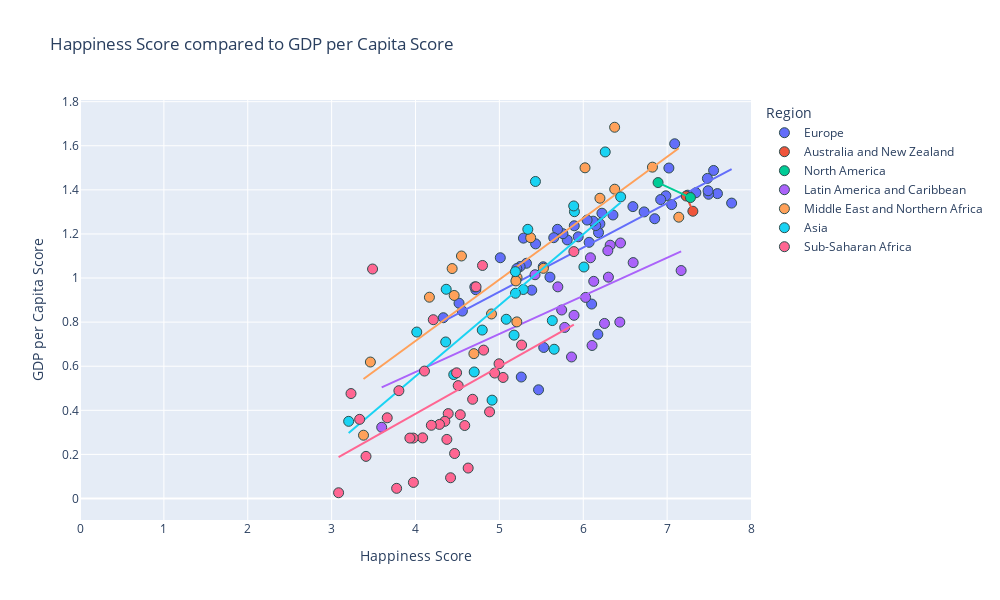

Notebook code cell kept with this figure:
### Code cell
#happiness score vs. gdp

#establish x and y values
x_values = merged_2019["Score"]
y_values = merged_2019["GDP per capita"]

#px.scatter
fig = px.scatter(merged_2019, x_values, y_values, color="Region", hover_name="Country or region",
                range_x=[0,8], title="Happiness Score compared to GDP per Capita Score",
                width= 1000, height =600, trendline="ols") # use trendline="ols" to see all lin reg equations

#set axes labels
fig.update_xaxes(title_text='Happiness Score')
fig.update_yaxes(title_text='GDP per Capita Score')

#formatting
#marker size and colors
fig.update_traces(marker=dict(size=10,
                              line=dict(width=1, 
                                        color='DarkSlateGrey')))


#linear regression
#use linregress from dependencies to inplement linear regression
(slope, intercept, rvalue, pvalue, stderr) = linregress(x_values, y_values)
regress_values = x_values * slope + intercept

#print out all variables calculated above (rvalue, pvalue...)
print(f"slope:{round(slope, 2)}")
print(f"intercept:{round(intercept,2)}")
res = sts.linregress(x_values, y_values)
print(f"R-squared: {res.rvalue**2:.4f}")


#print out line eq for reference
line_eq = (f"y={round(slope, 2)}x + {round(intercept, 2)}")
print(line_eq)

fig.show()

### Figure 1 — Plotly figure (JSON) as saved in the notebook; plotly's stock layout.template omitted (floating-point values rounded to 4 significant figures)
{"data": [{"hovertemplate": "<b>%{hovertext}</b><br><br>Region=Europe<br>Score=%{x}<br>GDP per capita=%{y}<extra></extra>", "hovertext": ["Finland", "Denmark", "Norway", "Iceland", "Netherlands", "Switzerland", "Sweden", "Austria", "Luxembourg", "United Kingdom", "Ireland", "Germany", "Belgium", "Czech Republic", "Malta", "France", "Spain", "Italy", "Slovakia", "Poland", "Uzbekistan", "Lithuania", "Slovenia", "Kosovo", "Romania", "Cyprus", "Latvia", "Estonia", "Kazakhstan", "Hungary", "Portugal", "Russia", "Serbia", "Moldova", "Montenegro", "Tajikistan", "Croatia", "Bosnia and Herzegovina", "Belarus", "Greece", "Kyrgyzstan", "Turkmenistan", "Azerbaijan", "Bulgaria", "Albania", "Armenia", "Georgia", "Ukraine"], "legendgroup": "Europe", "marker": {"color": "#636efa", "line": {"color": "DarkSlateGrey", "width": 1}, "size": 10, "symbol": "circle"}, "mode": "markers", "name": "Europe", "orientation": "v", "showlegend": true, "type": "scatter", "x": [7.769, 7.6, 7.554, 7.494, 7.488, 7.48, 7.343, 7.246, 7.09, 7.054, 7.021, 6.985, 6.923, 6.852, 6.726, 6.592, 6.354, 6.223, 6.198, 6.182, 6.174, 6.149, 6.118, 6.1, 6.07, 6.046, 5.94, 5.893, 5.809, 5.758, 5.693, 5.648, 5.603, 5.529, 5.523, 5.467, 5.432, 5.386, 5.323, 5.287, 5.261, 5.247, 5.208, 5.011, 4.719, 4.559, 4.519, 4.332], "xaxis": "x", "y": [1.34, 1.383, 1.488, 1.38, 1.396, 1.452, 1.387, 1.376, 1.609, 1.333, 1.499, 1.373, 1.356, 1.269, 1.3, 1.324, 1.286, 1.294, 1.246, 1.206, 0.745, 1.238, 1.258, 0.882, 1.162, 1.263, 1.187, 1.237, 1.173, 1.201, 1.221, 1.183, 1.004, 0.685, 1.051, 0.493, 1.155, 0.945, 1.067, 1.181, 0.551, 1.052, 1.043, 1.092, 0.947, 0.85, 0.886, 0.82], "yaxis": "y"}, {"hovertemplate": "<b>OLS trendline</b><br>GDP per capita = 0.200947 * Score + -0.0667705<br>R<sup>2</sup>=0.560369<br><br>Region=Europe<br>Score=%{x}<br>GDP per capita=%{y} <b>(trend)</b><extra></extra>", "legendgroup": "Europe", "marker": {"color": "#636efa", "line": {"color": "DarkSlateGrey", "width": 1}, "size": 10, "symbol": "circle"}, "mode": "lines", "name": "Europe", "showlegend": false, "type": "scatter", "x": [4.332, 4.519, 4.559, 4.719, 5.011, 5.208, 5.247, 5.261, 5.287, 5.323, 5.386, 5.432, 5.467, 5.523, 5.529, 5.603, 5.648, 5.693, 5.758, 5.809, 5.893, 5.94, 6.046, 6.07, 6.1, 6.118, 6.149, 6.174, 6.182, 6.198, 6.223, 6.354, 6.592, 6.726, 6.852, 6.923, 6.985, 7.021, 7.054, 7.09, 7.246, 7.343, 7.48, 7.488, 7.494, 7.554, 7.6, 7.769], "xaxis": "x", "y": [0.8037, 0.8413, 0.8493, 0.8815, 0.9402, 0.9798, 0.9876, 0.9904, 0.9956, 1.003, 1.016, 1.025, 1.032, 1.043, 1.044, 1.059, 1.068, 1.077, 1.09, 1.101, 1.117, 1.127, 1.148, 1.153, 1.159, 1.163, 1.169, 1.174, 1.175, 1.179, 1.184, 1.21, 1.258, 1.285, 1.31, 1.324, 1.337, 1.344, 1.351, 1.358, 1.389, 1.409, 1.436, 1.438, 1.439, 1.451, 1.46, 1.494], "yaxis": "y"}, {"hovertemplate": "<b>%{hovertext}</b><br><br>Region=Australia and New Zealand<br>Score=%{x}<br>GDP per capita=%{y}<extra></extra>", "hovertext": ["New Zealand", "Australia"], "legendgroup": "Australia and New Zealand", "marker": {"color": "#EF553B", "line": {"color": "DarkSlateGrey", "width": 1}, "size": 10, "symbol": "circle"}, "mode": "markers", "name": "Australia and New Zealand", "orientation": "v", "showlegend": true, "type": "scatter", "x": [7.307, 7.228], "xaxis": "x", "y": [1.303, 1.372], "yaxis": "y"}, {"hovertemplate": "<b>OLS trendline</b><br>GDP per capita = -0.873418 * Score + 7.68506<br>R<sup>2</sup>=1.000000<br><br>Region=Australia and New Zealand<br>Score=%{x}<br>GDP per capita=%{y} <b>(trend)</b><extra></extra>", "legendgroup": "Australia and New Zealand", "marker": {"color": "#EF553B", "line": {"color": "DarkSlateGrey", "width": 1}, "size": 10, "symbol": "circle"}, "mode": "lines", "name": "Australia and New Zealand", "showlegend": false, "type": "scatter", "x": [7.228, 7.307], "xaxis": "x", "y": [1.372, 1.303], "yaxis": "y"}, {"hovertemplate": "<b>%{hovertext}</b><br><br>Region=North America<br>Score=%{x}<br>GDP per capita=%{y}<extra></extra>", "hovertext": ["Canada", "United States"], "legendgroup": "North America", "marker": {"color": "#00cc96", "line": {"color": "DarkSlateGrey", "width": 1}, "size": 10, "symbol": "circle"}, "mode": "markers", "name": "North America", "orientation": "v", "showlegend": true, "type": "scatter", "x": [7.278, 6.892], "xaxis": "x", "y": [1.365, 1.433], "yaxis": "y"}, {"hovertemplate": "<b>OLS trendline</b><br>GDP per capita = -0.176166 * Score + 2.64713<br>R<sup>2</sup>=1.000000<br><br>Region=North America<br>Score=%{x}<br>GDP per capita=%{y} <b>(trend)</b><extra></extra>", "legendgroup": "North America", "marker": {"color": "#00cc96", "line": {"color": "DarkSlateGrey", "width": 1}, "size": 10, "symbol": "circle"}, "mode": "lines", "name": "North America", "showlegend": false, "type": "scatter", "x": [6.892, 7.278], "xaxis": "x", "y": [1.433, 1.365], "yaxis": "y"}, {"hovertemplate": "<b>%{hovertext}</b><br><br>Region=Latin America and Caribbean<br>Score=%{x}<br>GDP per capita=%{y}<extra></extra>", "hovertext": ["Costa Rica", "Mexico", "Chile", "Guatemala", "Panama", "Brazil", "Uruguay", "El Salvador", "Colombia", "Nicaragua", "Argentina", "Ecuador", "Jamaica", "Honduras", "Bolivia", "Paraguay", "Peru", "Dominican Republic", "Venezuela", "Haiti"], "legendgroup": "Latin America and Caribbean", "marker": {"color": "#ab63fa", "line": {"color": "DarkSlateGrey", "width": 1}, "size": 10, "symbol": "circle"}, "mode": "markers", "name": "Latin America and Caribbean", "orientation": "v", "showlegend": true, "type": "scatter", "x": [7.167, 6.595, 6.444, 6.436, 6.321, 6.3, 6.293, 6.253, 6.125, 6.105, 6.086, 6.028, 5.89, 5.86, 5.779, 5.743, 5.697, 5.425, 4.707, 3.597], "xaxis": "x", "y": [1.034, 1.07, 1.159, 0.8, 1.149, 1.004, 1.124, 0.794, 0.985, 0.694, 1.092, 0.912, 0.831, 0.642, 0.776, 0.855, 0.96, 1.015, 0.96, 0.323], "yaxis": "y"}, {"hovertemplate": "<b>OLS trendline</b><br>GDP per capita = 0.172799 * Score + -0.117916<br>R<sup>2</sup>=0.396579<br><br>Region=Latin America and Caribbean<br>Score=%{x}<br>GDP per capita=%{y} <b>(trend)</b><extra></extra>", "legendgroup": "Latin America and Caribbean", "marker": {"color": "#ab63fa", "line": {"color": "DarkSlateGrey", "width": 1}, "size": 10, "symbol": "circle"}, "mode": "lines", "name": "Latin America and Caribbean", "showlegend": false, "type": "scatter", "x": [3.597, 4.707, 5.425, 5.697, 5.743, 5.779, 5.86, 5.89, 6.028, 6.086, 6.105, 6.125, 6.253, 6.293, 6.3, 6.321, 6.436, 6.444, 6.595, 7.167], "xaxis": "x", "y": [0.5036, 0.6954, 0.8195, 0.8665, 0.8745, 0.8807, 0.8947, 0.8999, 0.9237, 0.9337, 0.937, 0.9405, 0.9626, 0.9695, 0.9707, 0.9743, 0.9942, 0.9956, 1.022, 1.121], "yaxis": "y"}, {"hovertemplate": "<b>%{hovertext}</b><br><br>Region=Middle East and Northern Africa<br>Score=%{x}<br>GDP per capita=%{y}<extra></extra>", "hovertext": ["Israel", "United Arab Emirates", "Saudi Arabia", "Qatar", "Bahrain", "Kuwait", "Libya", "Turkey", "Algeria", "Morocco", "Lebanon", "Jordan", "Palestinian Territories", "Iran", "Tunisia", "Iraq", "Egypt", "Syria", "Yemen"], "legendgroup": "Middle East and Northern Africa", "marker": {"color": "#FFA15A", "line": {"color": "DarkSlateGrey", "width": 1}, "size": 10, "symbol": "circle"}, "mode": "markers", "name": "Middle East and Northern Africa", "orientation": "v", "showlegend": true, "type": "scatter", "x": [7.139, 6.825, 6.375, 6.374, 6.199, 6.021, 5.525, 5.373, 5.211, 5.208, 5.197, 4.906, 4.696, 4.548, 4.461, 4.437, 4.166, 3.462, 3.38], "xaxis": "x", "y": [1.276, 1.503, 1.403, 1.684, 1.362, 1.5, 1.044, 1.183, 1.002, 0.801, 0.987, 0.837, 0.657, 1.1, 0.921, 1.043, 0.913, 0.619, 0.287], "yaxis": "y"}, {"hovertemplate": "<b>OLS trendline</b><br>GDP per capita = 0.278454 * Score + -0.399211<br>R<sup>2</sup>=0.722148<br><br>Region=Middle East and Northern Africa<br>Score=%{x}<br>GDP per capita=%{y} <b>(trend)</b><extra></extra>", "legendgroup": "Middle East and Northern Africa", "marker": {"color": "#FFA15A", "line": {"color": "DarkSlateGrey", "width": 1}, "size": 10, "symbol": "circle"}, "mode": "lines", "name": "Middle East and Northern Africa", "showlegend": false, "type": "scatter", "x": [3.38, 3.462, 4.166, 4.437, 4.461, 4.548, 4.696, 4.906, 5.197, 5.208, 5.211, 5.373, 5.525, 6.021, 6.199, 6.374, 6.375, 6.825, 7.139], "xaxis": "x", "y": [0.542, 0.5648, 0.7608, 0.8363, 0.843, 0.8672, 0.9084, 0.9669, 1.048, 1.051, 1.052, 1.097, 1.139, 1.277, 1.327, 1.376, 1.376, 1.501, 1.589], "yaxis": "y"}, {"hovertemplate": "<b>%{hovertext}</b><br><br>Region=Asia<br>Score=%{x}<br>GDP per capita=%{y}<extra></extra>", "hovertext": ["Taiwan", "Singapore", "Thailand", "South Korea", "Japan", "Pakistan", "Philippines", "Hong Kong", "Malaysia", "Mongolia", "Indonesia", "China", "Vietnam", "Bhutan", "Nepal", "Laos", "Cambodia", "Bangladesh", "Sri Lanka", "Myanmar", "India", "Afghanistan"], "legendgroup": "Asia", "marker": {"color": "#19d3f3", "line": {"color": "DarkSlateGrey", "width": 1}, "size": 10, "symbol": "circle"}, "mode": "markers", "name": "Asia", "orientation": "v", "showlegend": true, "type": "scatter", "x": [6.446, 6.262, 6.008, 5.895, 5.886, 5.653, 5.631, 5.43, 5.339, 5.285, 5.192, 5.191, 5.175, 5.082, 4.913, 4.796, 4.7, 4.456, 4.366, 4.36, 4.015, 3.203], "xaxis": "x", "y": [1.368, 1.572, 1.05, 1.301, 1.327, 0.677, 0.807, 1.438, 1.221, 0.948, 0.931, 1.029, 0.741, 0.813, 0.446, 0.764, 0.574, 0.562, 0.949, 0.71, 0.755, 0.35], "yaxis": "y"}, {"hovertemplate": "<b>OLS trendline</b><br>GDP per capita = 0.322463 * Score + -0.736221<br>R<sup>2</sup>=0.559441<br><br>Region=Asia<br>Score=%{x}<br>GDP per capita=%{y} <b>(trend)</b><extra></extra>", "legendgroup": "Asia", "marker": {"color": "#19d3f3", "line": {"color": "DarkSlateGrey", "width": 1}, "size": 10, "symbol": "circle"}, "mode": "lines", "name": "Asia", "showlegend": false, "type": "scatter", "x": [3.203, 4.015, 4.36, 4.366, 4.456, 4.7, 4.796, 4.913, 5.082, 5.175, 5.191, 5.192, 5.285, 5.339, 5.43, 5.631, 5.653, 5.886, 5.895, 6.008, 6.262, 6.446], "xaxis": "x", "y": [0.2966, 0.5585, 0.6697, 0.6717, 0.7007, 0.7794, 0.8103, 0.848, 0.9025, 0.9325, 0.9377, 0.938, 0.968, 0.9854, 1.015, 1.08, 1.087, 1.162, 1.165, 1.201, 1.283, 1.342], "yaxis": "y"}, {"hovertemplate": "<b>%{hovertext}</b><br><br>Region=Sub-Saharan Africa<br>Score=%{x}<br>GDP per capita=%{y}<extra></extra>", "hovertext": ["Mauritius", "Nigeria", "Cameroon", "Ghana", "Ivory Coast", "Benin", "Congo (Brazzaville)", "Gabon", "South Africa", "Senegal", "Niger", "Burkina Faso", "Guinea", "Kenya", "Mauritania", "Mozambique", "Congo (Kinshasa)", "Mali", "Sierra Leone", "Chad", "Ethiopia", "Swaziland", "Uganda", "Zambia", "Togo", "Liberia", "Comoros", "Madagascar", "Lesotho", "Burundi", "Zimbabwe", "Botswana", "Malawi", "Rwanda", "Tanzania", "Central African Republic"], "legendgroup": "Sub-Saharan Africa", "marker": {"color": "#FF6692", "line": {"color": "DarkSlateGrey", "width": 1}, "size": 10, "symbol": "circle"}, "mode": "markers", "name": "Sub-Saharan Africa", "orientation": "v", "showlegend": true, "type": "scatter", "x": [5.888, 5.265, 5.044, 4.996, 4.944, 4.883, 4.812, 4.799, 4.722, 4.681, 4.628, 4.587, 4.534, 4.509, 4.49, 4.466, 4.418, 4.39, 4.374, 4.35, 4.286, 4.212, 4.189, 4.107, 4.085, 3.975, 3.973, 3.933, 3.802, 3.775, 3.663, 3.488, 3.41, 3.334, 3.231, 3.083], "xaxis": "x", "y": [1.12, 0.696, 0.549, 0.611, 0.569, 0.393, 0.673, 1.057, 0.96, 0.45, 0.138, 0.331, 0.38, 0.512, 0.57, 0.204, 0.094, 0.385, 0.268, 0.35, 0.336, 0.811, 0.332, 0.578, 0.275, 0.073, 0.274, 0.274, 0.489, 0.046, 0.366, 1.041, 0.191, 0.359, 0.476, 0.026], "yaxis": "y"}, {"hovertemplate": "<b>OLS trendline</b><br>GDP per capita = 0.214207 * Score + -0.472638<br>R<sup>2</sup>=0.210827<br><br>Region=Sub-Saharan Africa<br>Score=%{x}<br>GDP per capita=%{y} <b>(trend)</b><extra></extra>", "legendgroup": "Sub-Saharan Africa", "marker": {"color": "#FF6692", "line": {"color": "DarkSlateGrey", "width": 1}, "size": 10, "symbol": "circle"}, "mode": "lines", "name": "Sub-Saharan Africa", "showlegend": false, "type": "scatter", "x": [3.083, 3.231, 3.334, 3.41, 3.488, 3.663, 3.775, 3.802, 3.933, 3.973, 3.975, 4.085, 4.107, 4.189, 4.212, 4.286, 4.35, 4.374, 4.39, 4.418, 4.466, 4.49, 4.509, 4.534, 4.587, 4.628, 4.681, 4.722, 4.799, 4.812, 4.883, 4.944, 4.996, 5.044, 5.265, 5.888], "xaxis": "x", "y": [0.1878, 0.2195, 0.2415, 0.2578, 0.2745, 0.312, 0.336, 0.3418, 0.3698, 0.3784, 0.3788, 0.4024, 0.4071, 0.4247, 0.4296, 0.4455, 0.4592, 0.4643, 0.4677, 0.4737, 0.484, 0.4892, 0.4932, 0.4986, 0.5099, 0.5187, 0.5301, 0.5388, 0.5553, 0.5581, 0.5733, 0.5864, 0.5975, 0.6078, 0.6552, 0.7886], "yaxis": "y"}], "layout": {"height": 600, "legend": {"title": {"text": "Region"}, "tracegroupgap": 0}, "title": {"text": "Happiness Score compared to GDP per Capita Score"}, "width": 1000, "xaxis": {"anchor": "y", "domain": [0, 1], "range": [0, 8], "title": {"text": "Happiness Score"}}, "yaxis": {"anchor": "x", "domain": [0, 1], "title": {"text": "GDP per Capita Score"}}}}
